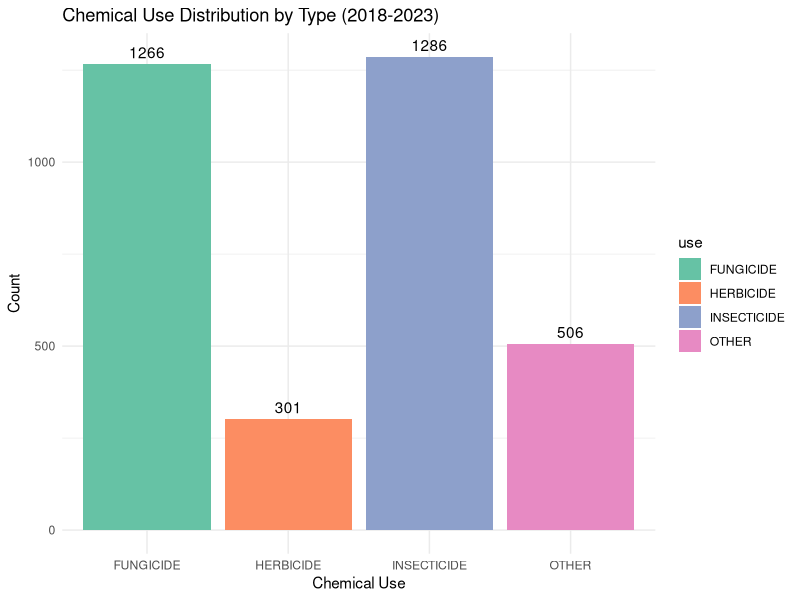
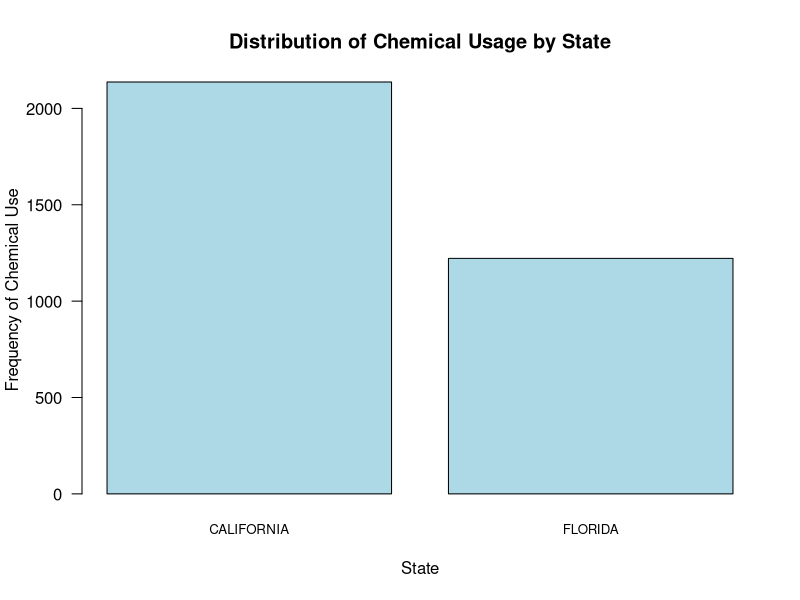
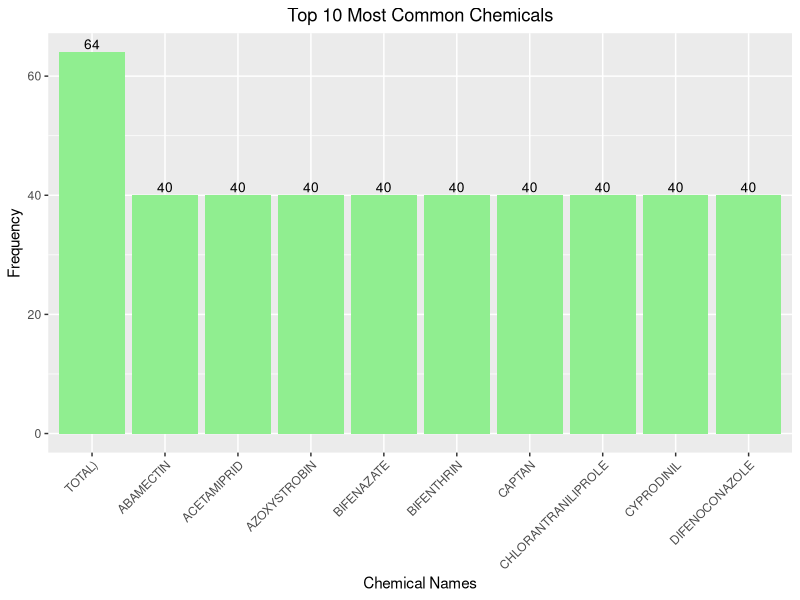
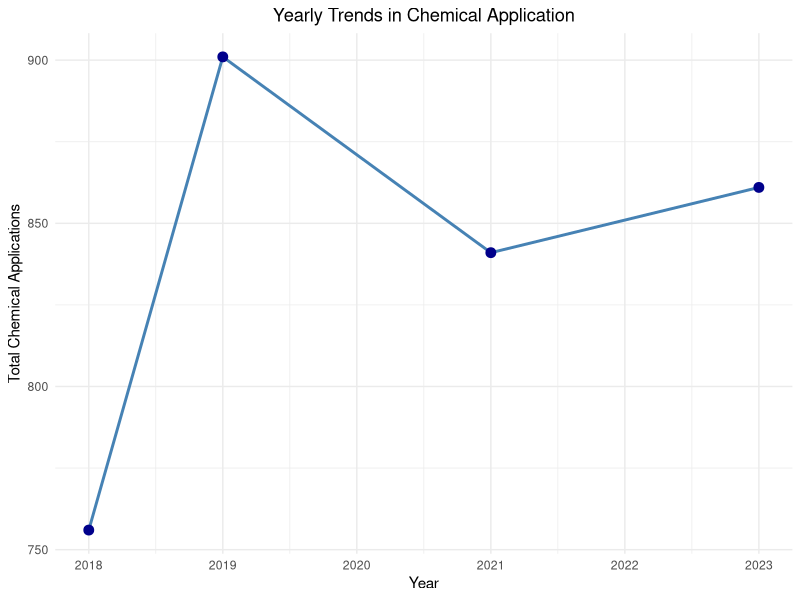

Recreate these plots in R, in order.
## ---- chunk 1
# Load necessary libraries
library(knitr)
library(kableExtra)
library(tidyverse)
library(ggplot2)

## ---- chunk 2
#| label: read data - glimpse 

strawberry <- read_csv("strawberries25_v3.csv", col_names = TRUE)

glimpse(strawberry)
#structure(strawberry)
## ---- chunk 3
# Function to drop columns with a single unique value
drop_one_value_col <- function(df){   
  drop <- NULL  
  for(i in 1:dim(df)[2]){     
    if((df |> distinct(df[,i]) |> count()) == 1){
      drop = c(drop, i)
    } 
  }
  
  ## report the result -- names of columns dropped
  ## consider using the column content for labels 
  ## or headers 
  
  if(is.null(drop)){return("none")}else{
    print("Columns dropped:")
    print(colnames(df)[drop])
    strawberry <- df[, -1*drop]
  }
}

# Apply the function to drop unnecessary columns
strawberry <- drop_one_value_col(strawberry)

## ---- chunk 4
# Check if every row is associated with a state
state_all <- strawberry |> distinct(State)
state_all1 <- strawberry |> group_by(State) |> count()

if(sum(state_all1$n) == dim(strawberry)[1]){print("Yes, every row in the data is associated with a state.")}

## ---- chunk 5
# Filter California data
calif <- strawberry |> filter(State == "CALIFORNIA")

# Split data by 'Program' (CENSUS and SURVEY)
calif_census <- calif |> filter(Program == "CENSUS")
calif_survey <- calif |> filter(Program == "SURVEY")

# Drop single-value columns in California data
drop_one_value_col(calif_census)
drop_one_value_col(calif_survey)

## ---- chunk 6
# Split the 'Data Item' column into multiple columns
strawberry <- strawberry |>
  separate_wider_delim(cols = `Data Item`,
                       delim = ",",
                       names = c("Fruit", "Category", "Item", "Metric"),
                       too_many = "error",
                       too_few = "align_start")

# Trim white spaces from the newly created columns
strawberry$Category <- str_trim(strawberry$Category, side = "both")
strawberry$Item <- str_trim(strawberry$Item, side = "both")
strawberry$Metric <- str_trim(strawberry$Metric, side = "both")

## ---- chunk 7
unique(strawberry$Fruit)

## generate a list of rows with the production and price information

spr <- which((strawberry$Fruit=="STRAWBERRIES - PRODUCTION") | (strawberry$Fruit=="STRAWBERRIES - PRICE RECEIVED"))


strw_prod_price <- strawberry |> slice(spr)


## this has the census data, too

strw_chem <- strawberry |> slice(-1*spr)  ## too soon
## ---- chunk 8


## ---- chunk 9
# Step 1: Save the original Domain Category in another column
strawberry <- strawberry %>%
  mutate(original_domain_category = `Domain Category`)

# Step 2: Filter for rows where the Domain Category contains CHEMICAL
chemical_data <- strawberry %>%
  filter(str_detect(`Domain Category`, "CHEMICAL"))

# Step 3: Separate the Domain Category into 'type' and 'remaining'
chemical_data <- chemical_data %>%
  separate(col = `Domain Category`, into = c("type", "remaining"), 
           sep = ", ", extra = "merge", fill = "right")

# Step 4: Further split the 'remaining' part into 'use' and 'chemical_info'
chemical_data <- chemical_data %>%
  separate(col = remaining, into = c("use", "chemical_info"), 
           sep = ": ", extra = "merge", fill = "right")

# Step 5: Split the 'chemical_info' into 'name' and 'code'
chemical_data <- chemical_data %>%
  separate(col = chemical_info, into = c("name", "code"), 
           sep = " = ", extra = "merge", fill = "right")

# Step 6: Clean up the 'chemical_name' and 'chemical_code' columns
chemical_data <- chemical_data %>%
  mutate(
    name = str_remove_all(name, "\\("),  # Remove '(' before chemical name
    code = str_replace_all(code, "\\(|\\)", ""),  # Remove '(' ')' around chemical code
    code = as.numeric(code)  # Convert chemical code to numeric
  )

# Step 7: Select relevant columns and bring back the original Domain Category
final_chemical_data <- chemical_data %>%
  select(State, Year, original_domain_category, type, use, name, code, Value)

# Step 8: View the final cleaned chemical data
glimpse(final_chemical_data)

# Saving the cleaned chemical data for future analysis
write_csv(final_chemical_data, "cleaned_chemical_data.csv")


## ---- chunk 10
glimpse(final_chemical_data, 1)
## ---- chunk 11
# Summarize the types of chemicals and their occurrences
chemical_summary <- chemical_data %>%
  group_by(type, use) %>%
  summarize(count = n()) %>%
  arrange(desc(count))

# View the summary
#chemical_summary

# Create a bar chart with count labels
ggplot(chemical_summary, aes(x = use, y = count, fill = use)) +
  geom_bar(stat = "identity", position = position_dodge(width = 0.9)) +
  geom_text(aes(label = count), position = position_dodge(width = 0.9), vjust = -0.5) +
  theme_minimal() +
  labs(title = "Chemical Use Distribution by Type (2018-2023)",
       x = "Chemical Use",
       y = "Count") +
  scale_fill_brewer(palette = "Set2")
## ---- chunk 12
# Barplot of chemical use by state
bar_data <- table(chemical_data$State)

barplot(bar_data,
        main = "Distribution of Chemical Usage by State",
        xlab = "State",
        ylab = "Frequency of Chemical Use",
        las = 1,  # Rotate the state names for better readability
        col = "lightblue",
        cex.names = 0.8)
## ---- chunk 13
strawberry %>%
  filter(str_detect(Domain, "CHEMICAL")) %>%   # Filter rows containing the word "CHEMICAL"
  distinct(State) %>%                          # Get distinct states
  count()                  
## ---- chunk 14
# Find the top 10 most common chemical names
top_chemicals_df <- as.data.frame(sort(table(chemical_data$name), 
                                       decreasing = TRUE)[1:10])

# Rename the columns for better readability
colnames(top_chemicals_df) <- c("Chemical", "Frequency")

# Create the bar plot using ggplot2
ggplot(top_chemicals_df, aes(x = reorder(Chemical, -Frequency), y = Frequency)) +
  geom_bar(stat = "identity", fill = "lightgreen") +
  geom_text(aes(label = Frequency), vjust = -0.3, size = 3.5) + # Adding text labels
  labs(title = "Top 10 Most Common Chemicals",
       x = "Chemical Names",
       y = "Frequency") +
  theme(axis.text.x = element_text(angle = 45, hjust = 1), # Rotate the labels
        plot.title = element_text(hjust = 0.5)) # Center the title


## ---- chunk 15
# Summarize the chemical application by year
chemical_trend <- chemical_data %>%
  group_by(Year) %>%
  summarize(total_chemicals = n()) %>%
  arrange(Year)

# Plot the yearly trends in chemical application
ggplot(chemical_trend, aes(x = Year, y = total_chemicals)) +
  geom_line(color = "steelblue", size = 1) + 
  geom_point(color = "darkblue", size = 3) + 
  labs(title = "Yearly Trends in Chemical Application",
       x = "Year",
       y = "Total Chemical Applications") +
  theme_minimal() +
  theme(plot.title = element_text(hjust = 0.5)) # Centering the title

## ---- chunk 16

## ---- chunk 17

## ---- chunk 18

## ---- chunk 19

## ---- chunk 20

## ---- chunk 21

## ---- chunk 22
